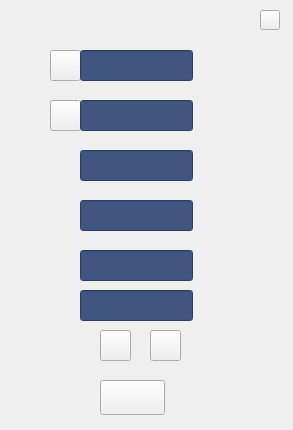
<?xml version="1.0" encoding="UTF-8"?>
<ui version="4.0">
 <class>widget3_10</class>
 <widget class="QWidget" name="widget3_10">
  <property name="geometry">
   <rect>
    <x>0</x>
    <y>0</y>
    <width>293</width>
    <height>430</height>
   </rect>
  </property>
  <property name="windowTitle">
   <string>Form</string>
  </property>
  <widget class="QFrame" name="frame">
   <property name="geometry">
    <rect>
     <x>0</x>
     <y>0</y>
     <width>293</width>
     <height>430</height>
    </rect>
   </property>
   <property name="frameShape">
    <enum>QFrame::NoFrame</enum>
   </property>
   <property name="frameShadow">
    <enum>QFrame::Plain</enum>
   </property>
   <property name="lineWidth">
    <number>0</number>
   </property>
   <widget class="MyLineEdit" name="edit_5">
    <property name="geometry">
     <rect>
      <x>80</x>
      <y>250</y>
      <width>113</width>
      <height>31</height>
     </rect>
    </property>
    <property name="sizePolicy">
     <sizepolicy hsizetype="Ignored" vsizetype="Ignored">
      <horstretch>0</horstretch>
      <verstretch>0</verstretch>
     </sizepolicy>
    </property>
    <property name="font">
     <font>
      <family>微软雅黑</family>
      <pointsize>12</pointsize>
     </font>
    </property>
    <property name="styleSheet">
     <string notr="true">color: rgb(255, 255, 255);
background-color: rgb(64, 86, 129);</string>
    </property>
    <property name="alignment">
     <set>Qt::AlignRight|Qt::AlignTrailing|Qt::AlignVCenter</set>
    </property>
   </widget>
   <widget class="QPushButton" name="bt_l_2">
    <property name="geometry">
     <rect>
      <x>50</x>
      <y>100</y>
      <width>31</width>
      <height>31</height>
     </rect>
    </property>
    <property name="sizePolicy">
     <sizepolicy hsizetype="Ignored" vsizetype="Ignored">
      <horstretch>0</horstretch>
      <verstretch>0</verstretch>
     </sizepolicy>
    </property>
    <property name="focusPolicy">
     <enum>Qt::NoFocus</enum>
    </property>
    <property name="text">
     <string/>
    </property>
   </widget>
   <widget class="QPushButton" name="bt_l_1">
    <property name="geometry">
     <rect>
      <x>50</x>
      <y>50</y>
      <width>31</width>
      <height>31</height>
     </rect>
    </property>
    <property name="sizePolicy">
     <sizepolicy hsizetype="Ignored" vsizetype="Ignored">
      <horstretch>0</horstretch>
      <verstretch>0</verstretch>
     </sizepolicy>
    </property>
    <property name="focusPolicy">
     <enum>Qt::NoFocus</enum>
    </property>
    <property name="text">
     <string/>
    </property>
   </widget>
   <widget class="QPushButton" name="bt_b_0">
    <property name="geometry">
     <rect>
      <x>100</x>
      <y>380</y>
      <width>65</width>
      <height>35</height>
     </rect>
    </property>
    <property name="sizePolicy">
     <sizepolicy hsizetype="Ignored" vsizetype="Ignored">
      <horstretch>0</horstretch>
      <verstretch>0</verstretch>
     </sizepolicy>
    </property>
    <property name="text">
     <string/>
    </property>
   </widget>
   <widget class="MyLineEdit" name="edit_6">
    <property name="geometry">
     <rect>
      <x>80</x>
      <y>290</y>
      <width>113</width>
      <height>31</height>
     </rect>
    </property>
    <property name="sizePolicy">
     <sizepolicy hsizetype="Ignored" vsizetype="Ignored">
      <horstretch>0</horstretch>
      <verstretch>0</verstretch>
     </sizepolicy>
    </property>
    <property name="font">
     <font>
      <family>微软雅黑</family>
      <pointsize>12</pointsize>
     </font>
    </property>
    <property name="styleSheet">
     <string notr="true">color: rgb(255, 255, 255);
background-color: rgb(64, 86, 129);</string>
    </property>
    <property name="alignment">
     <set>Qt::AlignRight|Qt::AlignTrailing|Qt::AlignVCenter</set>
    </property>
   </widget>
   <widget class="MyLineEdit" name="edit_1">
    <property name="geometry">
     <rect>
      <x>80</x>
      <y>50</y>
      <width>113</width>
      <height>31</height>
     </rect>
    </property>
    <property name="sizePolicy">
     <sizepolicy hsizetype="Ignored" vsizetype="Ignored">
      <horstretch>0</horstretch>
      <verstretch>0</verstretch>
     </sizepolicy>
    </property>
    <property name="font">
     <font>
      <family>微软雅黑</family>
      <pointsize>12</pointsize>
     </font>
    </property>
    <property name="styleSheet">
     <string notr="true">color: rgb(255, 255, 255);
background-color: rgb(64, 86, 129);</string>
    </property>
    <property name="alignment">
     <set>Qt::AlignRight|Qt::AlignTrailing|Qt::AlignVCenter</set>
    </property>
   </widget>
   <widget class="MyLineEdit" name="edit_3">
    <property name="geometry">
     <rect>
      <x>80</x>
      <y>150</y>
      <width>113</width>
      <height>31</height>
     </rect>
    </property>
    <property name="sizePolicy">
     <sizepolicy hsizetype="Ignored" vsizetype="Ignored">
      <horstretch>0</horstretch>
      <verstretch>0</verstretch>
     </sizepolicy>
    </property>
    <property name="font">
     <font>
      <family>微软雅黑</family>
      <pointsize>12</pointsize>
     </font>
    </property>
    <property name="styleSheet">
     <string notr="true">color: rgb(255, 255, 255);
background-color: rgb(64, 86, 129);</string>
    </property>
    <property name="alignment">
     <set>Qt::AlignRight|Qt::AlignTrailing|Qt::AlignVCenter</set>
    </property>
   </widget>
   <widget class="MyLineEdit" name="edit_2">
    <property name="geometry">
     <rect>
      <x>80</x>
      <y>100</y>
      <width>113</width>
      <height>31</height>
     </rect>
    </property>
    <property name="sizePolicy">
     <sizepolicy hsizetype="Ignored" vsizetype="Ignored">
      <horstretch>0</horstretch>
      <verstretch>0</verstretch>
     </sizepolicy>
    </property>
    <property name="font">
     <font>
      <family>微软雅黑</family>
      <pointsize>12</pointsize>
     </font>
    </property>
    <property name="styleSheet">
     <string notr="true">color: rgb(255, 255, 255);
background-color: rgb(64, 86, 129);</string>
    </property>
    <property name="alignment">
     <set>Qt::AlignRight|Qt::AlignTrailing|Qt::AlignVCenter</set>
    </property>
   </widget>
   <widget class="MyLineEdit" name="edit_4">
    <property name="geometry">
     <rect>
      <x>80</x>
      <y>200</y>
      <width>113</width>
      <height>31</height>
     </rect>
    </property>
    <property name="sizePolicy">
     <sizepolicy hsizetype="Ignored" vsizetype="Ignored">
      <horstretch>0</horstretch>
      <verstretch>0</verstretch>
     </sizepolicy>
    </property>
    <property name="font">
     <font>
      <family>微软雅黑</family>
      <pointsize>12</pointsize>
     </font>
    </property>
    <property name="styleSheet">
     <string notr="true">color: rgb(255, 255, 255);
background-color: rgb(64, 86, 129);</string>
    </property>
    <property name="alignment">
     <set>Qt::AlignRight|Qt::AlignTrailing|Qt::AlignVCenter</set>
    </property>
   </widget>
   <widget class="QPushButton" name="bt_close">
    <property name="geometry">
     <rect>
      <x>260</x>
      <y>10</y>
      <width>20</width>
      <height>20</height>
     </rect>
    </property>
    <property name="sizePolicy">
     <sizepolicy hsizetype="Ignored" vsizetype="Ignored">
      <horstretch>0</horstretch>
      <verstretch>0</verstretch>
     </sizepolicy>
    </property>
    <property name="text">
     <string/>
    </property>
   </widget>
   <widget class="QPushButton" name="bt_anticlock">
    <property name="geometry">
     <rect>
      <x>100</x>
      <y>330</y>
      <width>31</width>
      <height>31</height>
     </rect>
    </property>
    <property name="sizePolicy">
     <sizepolicy hsizetype="Ignored" vsizetype="Ignored">
      <horstretch>0</horstretch>
      <verstretch>0</verstretch>
     </sizepolicy>
    </property>
    <property name="focusPolicy">
     <enum>Qt::NoFocus</enum>
    </property>
    <property name="text">
     <string/>
    </property>
   </widget>
   <widget class="QPushButton" name="bt_clock">
    <property name="geometry">
     <rect>
      <x>150</x>
      <y>330</y>
      <width>31</width>
      <height>31</height>
     </rect>
    </property>
    <property name="sizePolicy">
     <sizepolicy hsizetype="Ignored" vsizetype="Ignored">
      <horstretch>0</horstretch>
      <verstretch>0</verstretch>
     </sizepolicy>
    </property>
    <property name="focusPolicy">
     <enum>Qt::NoFocus</enum>
    </property>
    <property name="text">
     <string/>
    </property>
   </widget>
  </widget>
 </widget>
 <customwidgets>
  <customwidget>
   <class>MyLineEdit</class>
   <extends>QLineEdit</extends>
   <header>mylineedit.h</header>
  </customwidget>
 </customwidgets>
 <resources/>
 <connections/>
</ui>
